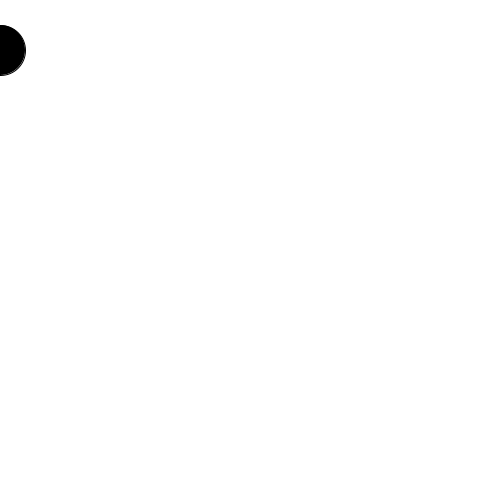
Frame 1 (no input)
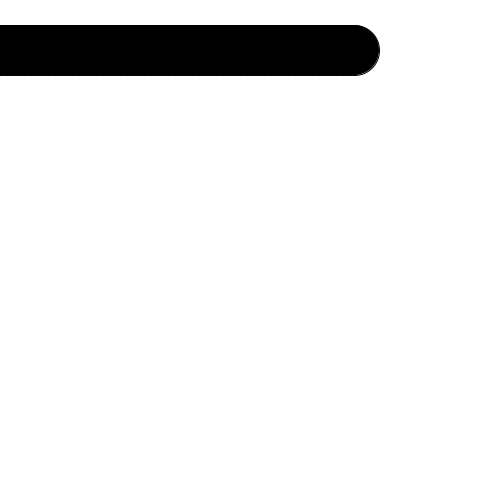
Frame 60 (the mouse pressed at the canvas centre just before this capture)
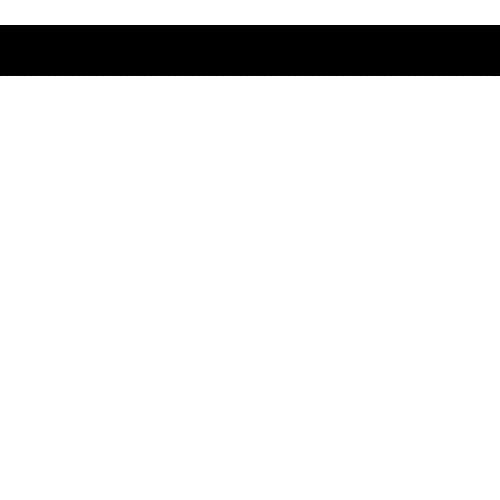
Frame 120 (the mouse held since frame 60 and released just before this capture)

The Processing sketch that drew these frames (run headless with seeded random() and noise(); from frame 60 on, the mouse is pressed at the canvas centre):

// Processing sketch: processing_127314
// ── processing_127314.pde

int x;  // is the x position of the ball
        // x is a variable 
             
void setup() {  //setup function called initially, only once
  size(500, 500);
  background(255);  //set background white
}

void draw() {  //draw function loops 
 fill(0,0,0);
 ellipse(x,50,50,50); //put x as the x position
 
 x=x+1;
 if (x > 500)
 {
      x = x-5;
 }
 else
 {
      x = x+5;
 }
 
 
}
